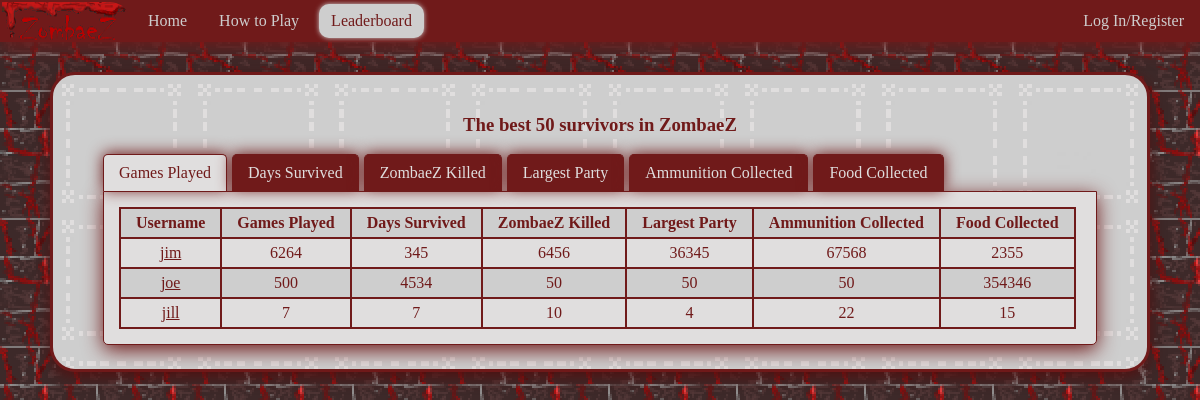
The app's page /zombaez/leaderboards/, older data.
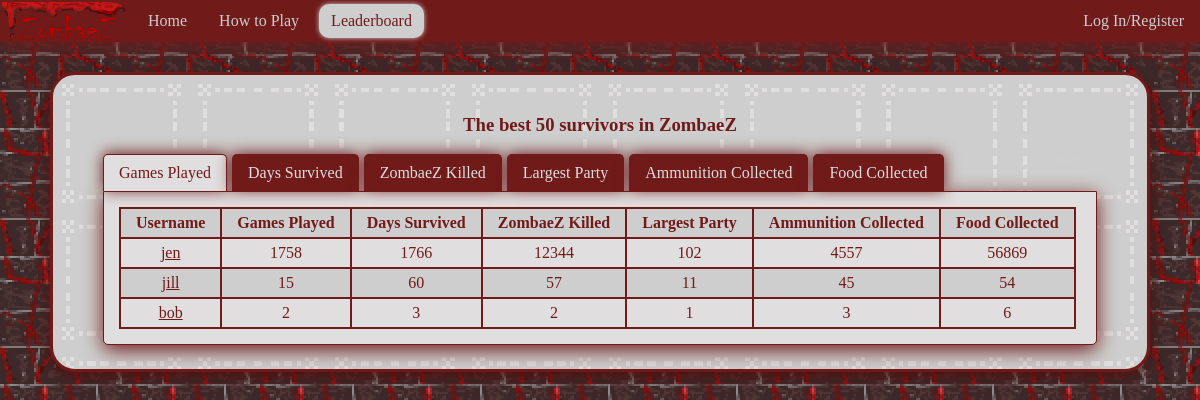
The same page, newer data.
### zombaez/models.py (models this page shows, shortened)
class User(models.Model):
    username = models.CharField(max_length=128, unique=True)
    user = models.OneToOneField(DjangoUser, on_delete=models.CASCADE)
    zombies_killed = models.IntegerField(default=0)
    total_games_played = models.IntegerField(default=0)
    total_ammo_collected = models.IntegerField(default=0)
    largest_party_size = models.IntegerField(default=0)
    total_food_collected = models.IntegerField(default=0)
    total_days_survived = models.IntegerField(default=0)
    avatar = models.ImageField(upload_to='profile_images', default = "profile_images/zombae.jpg")

### zombaez/views.py (the view)
def leaderboards(request):
    context_dict = {"total_games_played":User.objects.order_by("-total_games_played")[:50]}
    context_dict["total_ammo_collected"] = User.objects.order_by("-total_ammo_collected")[:50]
    context_dict["total_food_collected"] = User.objects.order_by("-total_food_collected")[:50]
    context_dict["total_days_survived"] = User.objects.order_by("-total_days_survived")[:50]
    context_dict["largest_party_size"] = User.objects.order_by("-largest_party_size")[:50]
    context_dict["zombies_killed"] = User.objects.order_by("-zombies_killed")[:50]
    return render(request, 'zombaez/leaderboards.html', context_dict)

### templates/zombaez/leaderboards.html (shortened to what this page needs)
{% extends 'zombaez/base.html' %}
{% load staticfiles %}
{% block head_block %}
	<link rel="stylesheet" href="{% static "styles/leaderboards.css"%}" type="text/css" />
{% endblock %}
{% block body_block %}
<h3>The best 50 survivors in ZombaeZ</h3>
<div class="tabs">
    <ul class="tab-links">
        <li class="active"><a href="#tab1">Games Played</a></li>
        <li><a href="#tab2">Days Survived</a></li>
        <li><a href="#tab3">ZombaeZ Killed</a></li>
        <li><a href="#tab4">Largest Party</a></li>
		<li><a href="#tab5">Ammunition Collected</a></li>
		<li><a href="#tab6">Food Collected</a></li>
    </ul>
    <div class="tab-content">
        <div id="tab1" class="tab active">
            <table>
			<tr>
				<th>Username</th>
				<th>Games Played</th>
				<th>Days Survived</th>
				<th>ZombaeZ Killed</th>
				<th>Largest Party</th>
				<th>Ammunition Collected</th>
				<th>Food Collected</th>
			</tr>
			{% for player in total_games_played %}
			<tr>
				<td><a href="/zombaez/view_profile/{{player.username}}">{{player.username}}</a></td>
				<td>{{player.total_games_played}}</td>
				<td>{{player.total_days_survived}}</td>
				<td>{{player.zombies_killed}}</td>
				<td>{{player.largest_party_size}}</td>
				<td>{{player.total_ammo_collected}}</td>
				<td>{{player.total_food_collected}}</td>
			</tr>
			{% endfor %}
			</table>
        </div>
    </div>
</div>
{% endblock %}

### templates/zombaez/base.html (shortened to what this page needs)
{% load staticfiles %}
<!DOCTYPE html>
<html>
	<head>
		<link rel="stylesheet" href="{% static "styles/base.css"%}" type="text/css" />
		{% block head_block %}{% endblock %}
	</head>
	<body>
		<ul id="nav_bar">
			<li id="logoItem" ><img class="logo" src="{% static "images/zombaez.png" %}" alt="ZombaeZ logo"/>
			<li><a id="nav1" href="{% url 'home' %}">Home</a></li>
			<li><a id="nav2" href="{% url 'how_to_play' %}">How to Play</a></li>
			<li><a id="nav3" href="{% url 'leaderboards' %}">Leaderboard</a></li>
			{% if user.is_authenticated %}
			<li><a id="nav4" href="{% url 'play' %}">Play ZombaeZ</a></li>
			<li class="right drop_down"><a>{{user.username}}</a>
				<div id="drop_down_content">
					<a href="{% url 'user_profile' %}">User Profile</a>
					<a href="{% url 'auth_password_change' %}">Change Password</a>
						<a href="{% url 'auth_logout' %}?next=/zombaez/">Logout</a>
				</div>
			</li>
			{% else %}
			<li class="right"><a href="{% url 'auth_login' %}?next={{ request.get_full_path|urlencode }}">Log In/Register</a><li>
			{% endif %}
		</ul>
	<div id="content">
        {% block body_block %}{% endblock %}
    </div>
	</body>
</html>

### static/styles/base.css (style rules this page uses)
body { margin:0; padding:0; background-image: url("../images/background.png"); min-width:1052px; }
#nav_bar { list-style-type: none; height: 42px; margin:0; padding:0; background-color: #701A1A; box-shadow: 0px 5px 20px #701A1A; }
#logoItem { margin:0; padding:0; border-top-right-radius:20px; overflow:hidden; }
.logo { width:128px; height:42px; }
#nav_bar li { margin:2px; height: 38px; float: left; color: #878484; }
#nav_bar li a { margin:2px; display: block; padding: 8px 12px; color:#CECECE; }
#nav_bar li a:link { text-decoration: none; }
#nav_bar a.active { background-color: #CECECE; color: #701A1A; border-radius:10px; box-shadow: 0px 0px 5px #CECECE; }
#nav_bar li.right { float: right; }
#content { background-image: url("../images/content_background.png"); image-rendering: pixelated; background-size: 12.5%; position:relative; top: 10px; margin:20px 50px; padding:20px 50px; border-style:solid; border-radius: 25px; border-color: #701A1A; box-shadow: 0px 5px 15px #521111; color: #701A1A; text-align:center; }

### static/styles/leaderboards.css (style rules this page uses)
table, tr, td, th { text-align:center; padding:5px 15px; border-style:solid; border-width:2px; border-color: #701A1A; border-collapse: collapse; }
tr:nth-child(even) { background-color: #E0DEDE; }
tr:nth-child(odd) { background-color: #CECECE; }
td a { padding: 2px; color: #701A1A; }
.tabs { width:100%; display:inline-block; }
.tab-links:after { display:block; clear:both; content:''; }
.tab-links li { margin:0px 5px 0px 0px; float:left; list-style:none; }
.tab-links { margin:0; padding:0; }
.tab-links a { padding:9px 15px; display:inline-block; border-style:solid; border-top-width:1px; border-bottom-width:0px; border-right-width:1px; border-left-width:1px; border-top-right-radius:5px; border-top-left-radius:5px; border-color:#701A1A; background:#701A1A; color:#E0DEDE; text-decoration:none; box-shadow: 0px -1px 15px #701A1A; transition:all linear 0.15s; }
li.active a, li.active a:hover { background:#E0DEDE; color:#701A1A; }
.tab-content { padding:15px; background:#E0DEDE; border-style:solid; border-width:1px; border-bottom-left-radius:5px; border-bottom-right-radius:5px; border-color:#701A1A; box-shadow: 0px 5px 20px #701A1A }
.tab { display:none; }
.tab.active { display:block; }

Row changes from the older to the newer data that the page shows:
removed User: username "jim", total_games_played "6264", total_days_survived "345", zombies_killed "6456", largest_party_size "36345", total_ammo_collected "67568", total_food_collected "2355"
changed User: username "joe" → "jen"; total_games_played "500" → "1758"; total_days_survived "4534" → "1766"; zombies_killed "50" → "12344"; largest_party_size "50" → "102"; total_ammo_collected "50" → "4557"; total_food_collected "354346" → "56869"
changed User "jill": total_games_played "7" → "15"; total_days_survived "7" → "60"; zombies_killed "10" → "57"; largest_party_size "4" → "11"; total_ammo_collected "22" → "45"; total_food_collected "15" → "54"
added User: username "bob", total_games_played "2", total_days_survived "3", zombies_killed "2", largest_party_size "1", total_ammo_collected "3", total_food_collected "6"
